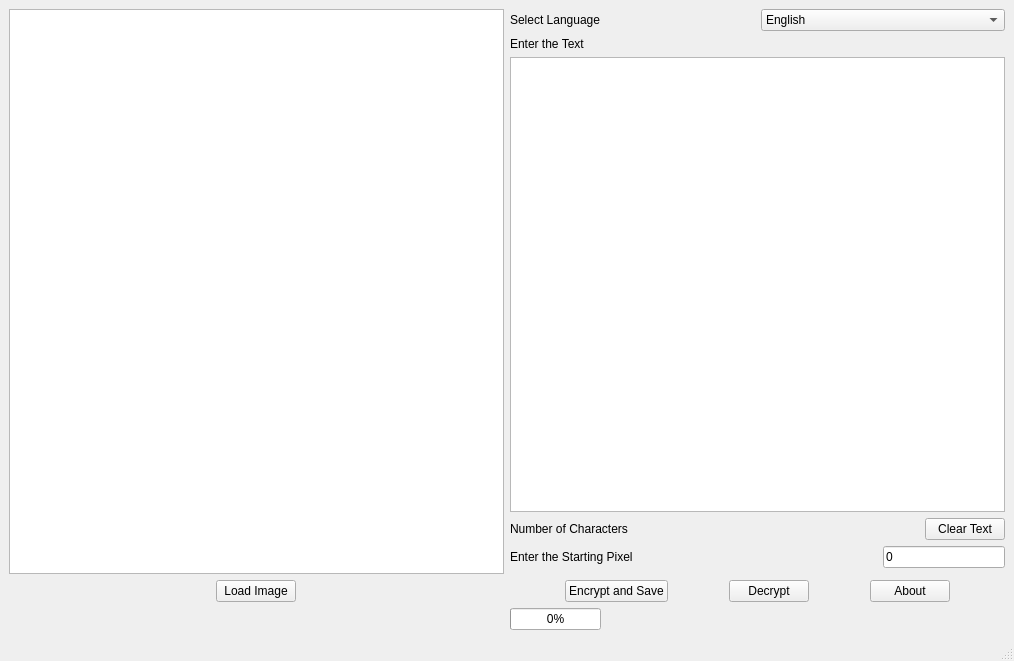
<?xml version="1.0" encoding="UTF-8"?>
<ui version="4.0">
 <class>MainWindow</class>
 <widget class="QMainWindow" name="MainWindow">
  <property name="geometry">
   <rect>
    <x>0</x>
    <y>0</y>
    <width>1014</width>
    <height>661</height>
   </rect>
  </property>
  <property name="windowTitle">
   <string>Image Steganography</string>
  </property>
  <property name="windowIcon">
   <iconset>
    <normaloff>main.ico</normaloff>main.ico</iconset>
  </property>
  <widget class="QWidget" name="centralwidget">
   <layout class="QGridLayout" name="gridLayout_3">
    <item row="1" column="1">
     <layout class="QVBoxLayout" name="verticalLayout_2">
      <item>
       <layout class="QGridLayout" name="gridLayout">
        <item row="0" column="2">
         <spacer name="horizontalSpacer_2">
          <property name="orientation">
           <enum>Qt::Horizontal</enum>
          </property>
          <property name="sizeHint" stdset="0">
           <size>
            <width>40</width>
            <height>20</height>
           </size>
          </property>
         </spacer>
        </item>
        <item row="0" column="3">
         <spacer name="horizontalSpacer_3">
          <property name="orientation">
           <enum>Qt::Horizontal</enum>
          </property>
          <property name="sizeHint" stdset="0">
           <size>
            <width>40</width>
            <height>20</height>
           </size>
          </property>
         </spacer>
        </item>
        <item row="0" column="4">
         <widget class="QLineEdit" name="startIndex">
          <property name="text">
           <string>0</string>
          </property>
         </widget>
        </item>
        <item row="0" column="1">
         <widget class="QLabel" name="startingPixelLabel">
          <property name="sizePolicy">
           <sizepolicy hsizetype="Minimum" vsizetype="Minimum">
            <horstretch>0</horstretch>
            <verstretch>0</verstretch>
           </sizepolicy>
          </property>
          <property name="text">
           <string>Enter the Starting Pixel</string>
          </property>
         </widget>
        </item>
       </layout>
      </item>
     </layout>
    </item>
    <item row="5" column="1">
     <widget class="QProgressBar" name="progressBar">
      <property name="sizePolicy">
       <sizepolicy hsizetype="Fixed" vsizetype="Fixed">
        <horstretch>0</horstretch>
        <verstretch>0</verstretch>
       </sizepolicy>
      </property>
      <property name="value">
       <number>0</number>
      </property>
      <property name="alignment">
       <set>Qt::AlignBottom|Qt::AlignRight|Qt::AlignTrailing</set>
      </property>
     </widget>
    </item>
    <item row="0" column="0" rowspan="3">
     <layout class="QGridLayout" name="gridLayout_2">
      <item row="2" column="0">
       <widget class="QGraphicsView" name="imageView">
        <property name="sizePolicy">
         <sizepolicy hsizetype="MinimumExpanding" vsizetype="MinimumExpanding">
          <horstretch>0</horstretch>
          <verstretch>0</verstretch>
         </sizepolicy>
        </property>
       </widget>
      </item>
     </layout>
    </item>
    <item row="0" column="1">
     <layout class="QVBoxLayout" name="verticalLayout">
      <item>
       <layout class="QHBoxLayout" name="horizontalLayout_2">
        <item>
         <widget class="QLabel" name="languageLabel">
          <property name="text">
           <string>Select Language</string>
          </property>
         </widget>
        </item>
        <item>
         <widget class="QComboBox" name="comboBox">
          <item>
           <property name="text">
            <string>English</string>
           </property>
          </item>
          <item>
           <property name="text">
            <string>Deutsch</string>
           </property>
          </item>
         </widget>
        </item>
       </layout>
      </item>
      <item>
       <widget class="QLabel" name="textLabel">
        <property name="sizePolicy">
         <sizepolicy hsizetype="Fixed" vsizetype="Fixed">
          <horstretch>0</horstretch>
          <verstretch>0</verstretch>
         </sizepolicy>
        </property>
        <property name="text">
         <string>Enter the Text</string>
        </property>
       </widget>
      </item>
      <item>
       <widget class="QPlainTextEdit" name="textEdit">
        <property name="sizePolicy">
         <sizepolicy hsizetype="MinimumExpanding" vsizetype="MinimumExpanding">
          <horstretch>0</horstretch>
          <verstretch>0</verstretch>
         </sizepolicy>
        </property>
       </widget>
      </item>
      <item>
       <layout class="QGridLayout" name="gridLayout_4">
        <item row="0" column="2">
         <spacer name="horizontalSpacer">
          <property name="orientation">
           <enum>Qt::Horizontal</enum>
          </property>
          <property name="sizeHint" stdset="0">
           <size>
            <width>40</width>
            <height>20</height>
           </size>
          </property>
         </spacer>
        </item>
        <item row="0" column="1">
         <widget class="QLabel" name="charLeft">
          <property name="text">
           <string/>
          </property>
         </widget>
        </item>
        <item row="0" column="3">
         <widget class="QPushButton" name="clearButton">
          <property name="text">
           <string>Clear Text</string>
          </property>
         </widget>
        </item>
        <item row="0" column="0">
         <widget class="QLabel" name="charCountLabel">
          <property name="text">
           <string>Number of Characters</string>
          </property>
         </widget>
        </item>
       </layout>
      </item>
     </layout>
    </item>
    <item row="4" column="0">
     <layout class="QHBoxLayout" name="horizontalLayout_3">
      <item>
       <widget class="QPushButton" name="loadImage">
        <property name="sizePolicy">
         <sizepolicy hsizetype="Fixed" vsizetype="Fixed">
          <horstretch>0</horstretch>
          <verstretch>0</verstretch>
         </sizepolicy>
        </property>
        <property name="text">
         <string>Load Image</string>
        </property>
       </widget>
      </item>
     </layout>
    </item>
    <item row="4" column="1">
     <layout class="QHBoxLayout" name="horizontalLayout_5">
      <item>
       <widget class="QPushButton" name="encryptSave">
        <property name="sizePolicy">
         <sizepolicy hsizetype="Fixed" vsizetype="Fixed">
          <horstretch>0</horstretch>
          <verstretch>0</verstretch>
         </sizepolicy>
        </property>
        <property name="text">
         <string>Encrypt and Save</string>
        </property>
       </widget>
      </item>
      <item>
       <widget class="QPushButton" name="decrypt">
        <property name="sizePolicy">
         <sizepolicy hsizetype="Fixed" vsizetype="Fixed">
          <horstretch>0</horstretch>
          <verstretch>0</verstretch>
         </sizepolicy>
        </property>
        <property name="text">
         <string>Decrypt</string>
        </property>
       </widget>
      </item>
      <item>
       <widget class="QPushButton" name="about">
        <property name="sizePolicy">
         <sizepolicy hsizetype="Fixed" vsizetype="Fixed">
          <horstretch>0</horstretch>
          <verstretch>0</verstretch>
         </sizepolicy>
        </property>
        <property name="text">
         <string>About</string>
        </property>
       </widget>
      </item>
     </layout>
    </item>
   </layout>
  </widget>
  <widget class="QMenuBar" name="menubar">
   <property name="geometry">
    <rect>
     <x>0</x>
     <y>0</y>
     <width>1014</width>
     <height>22</height>
    </rect>
   </property>
  </widget>
  <widget class="QStatusBar" name="statusbar">
   <property name="enabled">
    <bool>true</bool>
   </property>
  </widget>
 </widget>
 <resources/>
 <connections/>
</ui>
